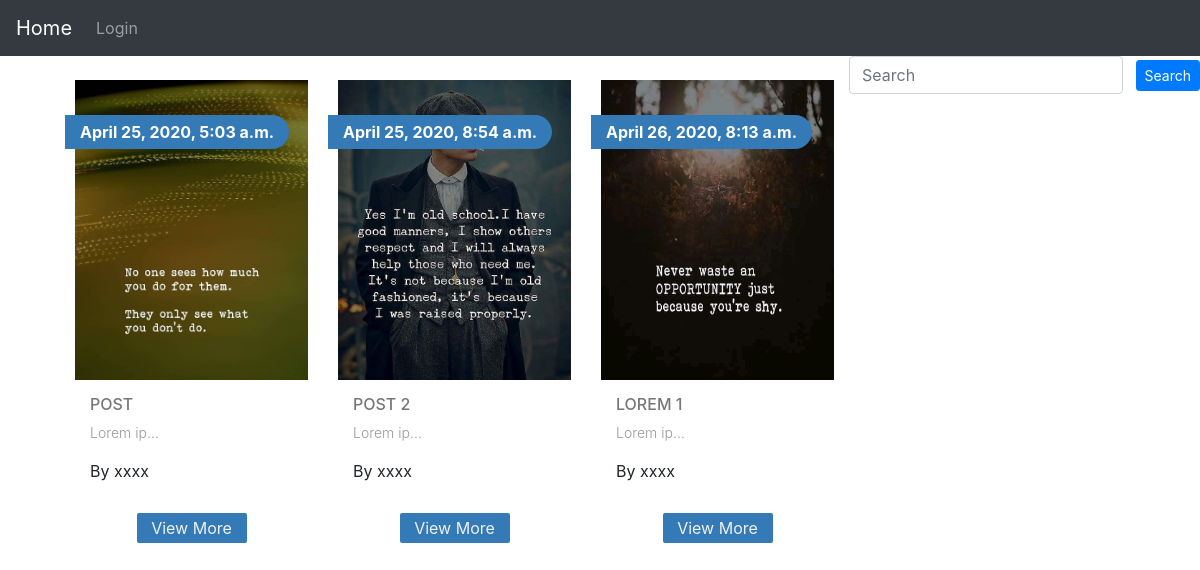
Before: / with the older database file.
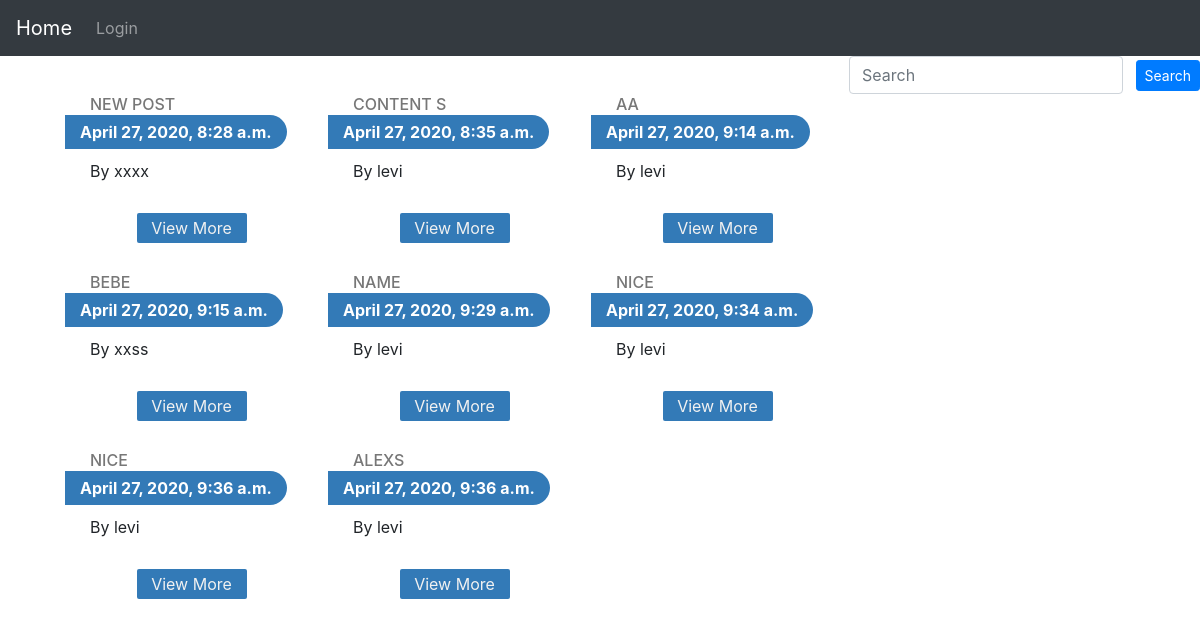
After: the same page with the newer database file.
### blog/models.py (models this page shows, shortened)
class Post(models.Model):
    author = models.ForeignKey(User,  on_delete=models.CASCADE )
    title = models.CharField(max_length=100)
    image = models.ImageField(
            upload_to="blog_images/",
            blank=True,
            null=True
            )
    content = models.TextField()
    updated = models.DateTimeField(auto_now  = True, auto_now_add=False)
    timestamp = models.DateTimeField(auto_now =False, auto_now_add=True)
    published = models.DateField(auto_now_add=True, null = True, blank =True )
    slug = models.SlugField(blank=True, null=True)
    read_time = models.IntegerField(default=0)

### blog/views.py (the view, shortened to what this page needs)
# urls.py: 2. Add a URL to urlpatterns:  path('', views.home, name='home')
def home(request):
    queryset = Post.objects.all()
    query = request.GET.get('q')
    context = {
        'object_list' : queryset
    }
    return render(request, 'index.htm', context)

### templates/index.htm (shortened to what this page needs)
{%extends 'base.htm' %}
{%block content%}
<div class="container">
    <br>
        <div class="row">
            {%for post in object_list%}
            <div class="col-md-4">
                <div class="single-blog-item">
                        <div class="blog-thumnail">
                                <a href="{%url 'blog:post-detail' post.slug %}">{%if post.image %}<img class="img-post" src="{{post.image.url}}" alt="blog-img"> {%endif%} </a>
                        </div>
                        <div class="blog-content">
                                <h4><a href="{%url 'blog:post-detail' post.slug %}">{{post.title}}</a></h4>
                                <div class=""><p>{{post.content | truncatechars:9}}</p></div>
                                <div class="">By {{post.author }}</div>
                                <a href="{%url 'blog:post-detail' post.slug %}" class="more-btn">View More</a>
                        </div>
                            <span class="blog-date">{{post.timestamp}}</span>
                </div>
            </div>
            {%endfor%}
        </div>
</div>
  {%endblock content%}

### templates/base.htm (shortened to what this page needs)
{%load static%}
<!DOCTYPE html>
<html lang="en">
    <head>
        <link rel="stylesheet" href="https://maxcdn.bootstrapcdn.com/bootstrap/4.4.1/css/bootstrap.min.css">
        <link rel="stylesheet" href="{%static 'css/index1.css' %} ">
        <link href="//maxcdn.bootstrapcdn.com/font-awesome/4.2.0/css/font-awesome.min.css" rel="stylesheet">
      </head>
<body>
  <nav class="navbar navbar-expand-md bg-dark navbar-dark">
    <a class="navbar-brand active"  href="{%url 'blog:home' %}">Home</a>
    <div class="collapse navbar-collapse navbar-right" id="collapsibleNavbar">
      <ul class="nav navbar-nav navbar-right">
        {%if user.is_authenticated %}
          <li class="nav-item"><a class="nav-link"> Hello, {{user.username}}  </a></li>
          <li class="nav-item"><a class="nav-link" href="{% url 'blog:create'  %}">Create Post</a></li>
          <li class="nab-item navbar-right">
            <a class = 'nav-link' href="{%url 'logout' %}">Logout</a>
        </li>
      {%else%}
        <li class="nav-item"><a class = 'nav-link' href="{%url 'login' %}">Login</a> </li>
        {%endif%}
      </ul>
    </div>
  </nav>
  <div class="float-right  ">
    <form class="form-inline ml-auto" method ="GET" action="{%url 'blog:home'%}" >
      <div class="md-form my-0">
          <input class="form-control" type="text"  name = "q" value="{{request.GET.q}}" placeholder="Search" aria-label="Search">
          <input  class="btn btn-mdb-color btn-rounded btn-sm my-0 ml-sm-2 btn-primary" type="submit" value="Search">
      </div>
    </form>
</div>
        <div class ="container">
    {%block content%}
    {%endblock%}
</div>
  </body>
</body>
</html>

### static/css/index1.css (style rules this page uses)
.blog-content { padding: 15px; }
.blog-content h4 { font-size: 16px; font-weight: 500; margin-bottom: 10px; text-transform: uppercase; }
.blog-content h4 a { color:#777; }
.blog-content p { color: #999; font-size: 14px; font-weight: 300; line-height: 1.3333; }
.blog-date { position: absolute; background: #337ab7; top: 35px; left: 5px; color: #fff; border-radius: 0 25px 25px 0; padding: 5px 15px; font-weight: 700; }
.more-btn { background: #337ab7; border-radius: 2px; display: block; height: 30px; line-height: 30px; margin: 30px auto auto auto; text-align: center; width: 110px; color: #f1f1f1; }
.navbar { margin-bottom:0; }

Changed rows visible on the page:
removed Post: image (picture), title "POST", content "Lorem ip…", author "xxxx", timestamp "April 25, 2020, 5:03 a.m."
removed Post: image (picture), title "POST 2", content "Lorem ip…", author "xxxx", timestamp "April 25, 2020, 8:54 a.m."
removed Post: image (picture), title "LOREM 1", content "Lorem ip…", author "xxxx", timestamp "April 26, 2020, 8:13 a.m."
added Post: title "NEW POST", author "xxxx", timestamp "April 27, 2020, 8:28 a.m."
added Post: title "CONTENT S", author "levi", timestamp "April 27, 2020, 8:35 a.m."
added Post: title "AA", author "levi", timestamp "April 27, 2020, 9:14 a.m."
added Post: title "BEBE", author "xxss", timestamp "April 27, 2020, 9:15 a.m."
added Post: title "NAME", author "levi", timestamp "April 27, 2020, 9:29 a.m."
added Post: title "NICE", author "levi", timestamp "April 27, 2020, 9:34 a.m."
added Post: title "NICE", author "levi", timestamp "April 27, 2020, 9:36 a.m."
added Post: title "ALEXS", author "levi", timestamp "April 27, 2020, 9:36 a.m."
